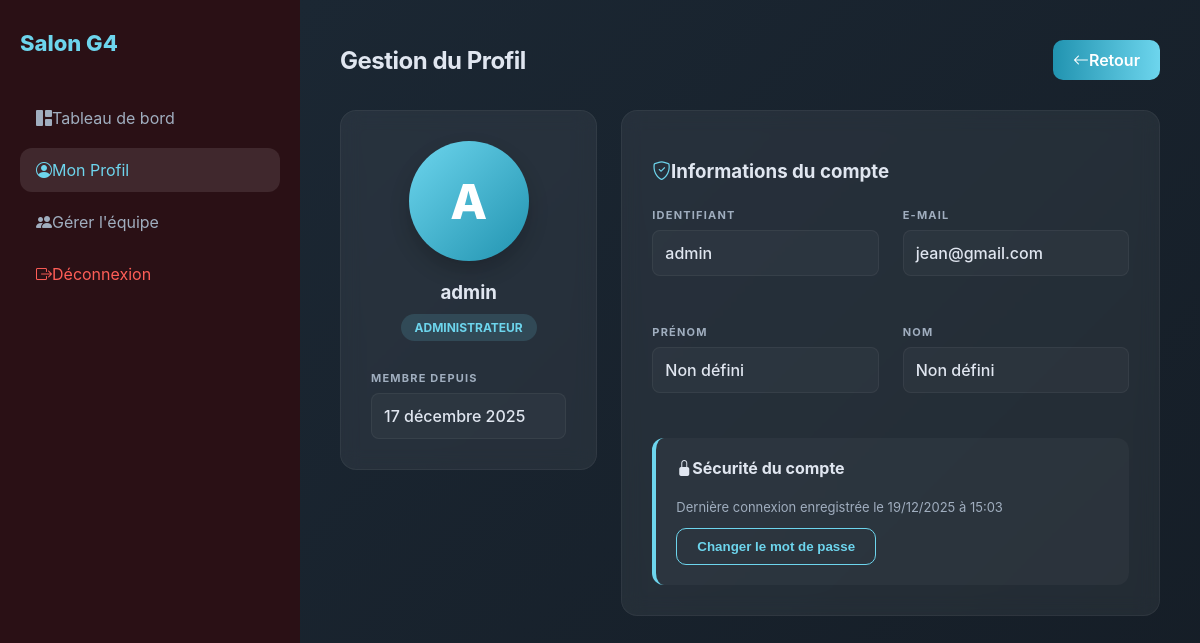
The app's page /utilisateur/ (signed in), older data.
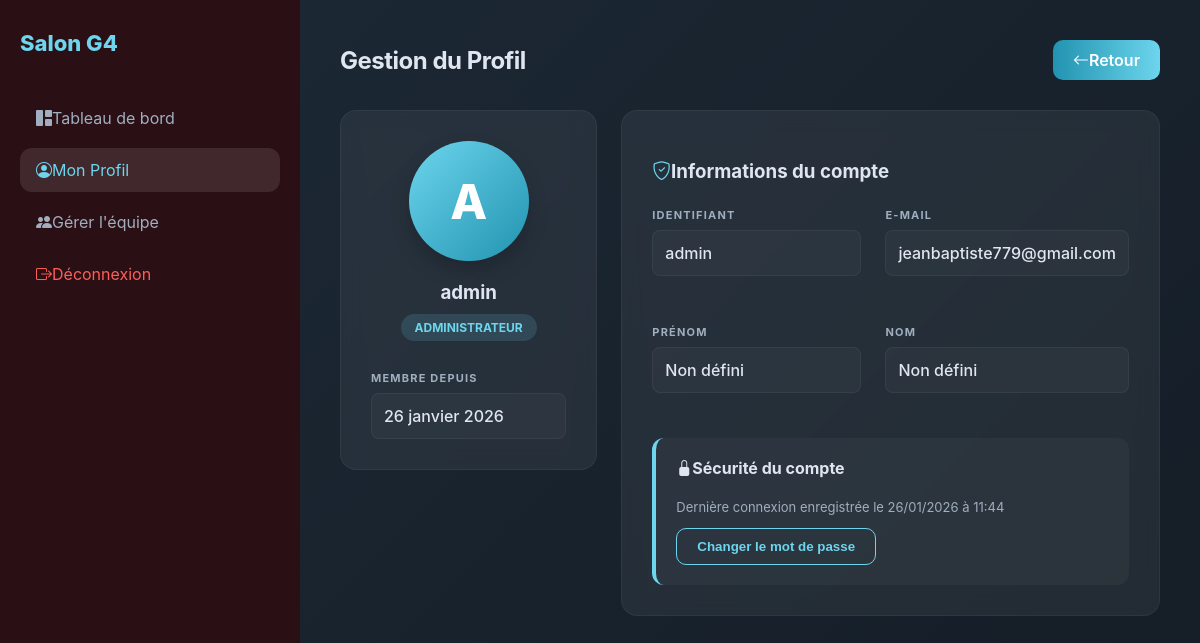
The same page, newer data.
### coiffure/models.py (models this page shows, shortened)
class User(AbstractUser):
    ROLE_CHOICES = [
        ('admin', 'Administrateur'),
        ('employe', 'Employé'),
        ('client', 'Client'),
    ]
    role = models.CharField(max_length=20, choices=ROLE_CHOICES, default='employe')

### coiffure/views.py (the view)
# urls.py: path('utilisateur/', views.utilisateur_profil, name='Utilisateur'),
@login_required
@staff_member_required
def utilisateur_profil(request):
    return render(request, 'coiffure/utilisateur.html', {
        'user': request.user
    })
    from django.contrib.auth.models import User

### coiffure/context_processors.py (called while the page is built)
def notifications(request):
    if request.user.is_authenticated:
        user_notifications = Notification.objects.filter(utilisateur=request.user)
        notifs_non_lues = user_notifications.filter(lu=False).count()
        notifications_recents = user_notifications.order_by('-date')[:5]
    else:
        notifications_recents = []
        notifs_non_lues = 0
    return {
        'notifications': notifications_recents,
        'notif_count': notifs_non_lues,  # <- renommer ici pour ton template
    }

### coiffure/templates/coiffure/utilisateur.html (shortened to what this page needs)
{% load static %}
<!DOCTYPE html>
<html lang="fr">
<head>
    <link href="https://cdn.jsdelivr.net/npm/bootstrap-icons@1.11.1/font/bootstrap-icons.css" rel="stylesheet">
</head>
<body>
<div class="app">
    <aside class="sidebar">
        <div class="brand">Salon G4</div>
        <nav class="side-nav">
            <a href="{% url 'tablebord' %}"><i class="bi bi-grid-1x2-fill me-3"></i> Tableau de bord</a>
            <a href="{% url 'Utilisateur' %}" class="active"><i class="bi bi-person-circle me-3"></i> Mon Profil</a>
            {% if request.user.is_superuser %}
            <a href="{% url 'liste_utilisateurs' %}"><i class="bi bi-people-fill me-3"></i> Gérer l'équipe</a>
            {% endif %}
            <a href="{% url 'logout' %}" style="margin-top: auto; color: #ff5e57;"><i class="bi bi-box-arrow-right me-3"></i> Déconnexion</a>
        </nav>
    </aside>
    <main class="main">
        <div class="topbar">
            <h2>Gestion du Profil</h2>
            <a href="{% url 'tablebord' %}" class="btn">
                <i class="bi bi-arrow-left me-2"></i> Retour
            </a>
        </div>
        <div class="grid">
            <div class="col-4">
                <div class="card" style="text-align: center;">
                    <div class="avatar-container">
                        <div class="avatar">{{ request.user.username|slice:":1"|upper }}</div>
                    </div>
                    <h3 style="margin: 0;">{{ request.user.username }}</h3>
                    <div class="role-badge">
                        {% if request.user.is_superuser %}Administrateur{% else %}Personnel{% endif %}
                    </div>
                    <div style="margin-top: 30px; text-align: left;">
                        <span class="info-label">Membre depuis</span>
                        <div class="info-value">{{ request.user.date_joined|date:"d F Y" }}</div>
                    </div>
                </div>
            </div>
            <div class="col-8">
                <div class="card">
                    <h3 style="margin-bottom: 25px;"><i class="bi bi-shield-check me-2" style="color:var(--accent)"></i>Informations du compte</h3>
                    <div class="grid" style="grid-template-columns: 1fr 1fr;">
                        <div class="info-group">
                            <span class="info-label">Identifiant</span>
                            <div class="info-value">{{ request.user.username }}</div>
                        </div>
                        <div class="info-group">
                            <span class="info-label">E-mail</span>
                            <div class="info-value">{{ request.user.email|default:"Non renseigné" }}</div>
                        </div>
                        <div class="info-group">
                            <span class="info-label">Prénom</span>
                            <div class="info-value">{{ request.user.first_name|default:"Non défini" }}</div>
                        </div>
                        <div class="info-group">
                            <span class="info-label">Nom</span>
                            <div class="info-value">{{ request.user.last_name|default:"Non défini" }}</div>
                        </div>
                    </div>
                    <div class="security-section">
                        <h4 style="margin-top: 0; font-size: 16px;"><i class="bi bi-lock-fill me-2"></i>Sécurité du compte</h4>
                        <p style="color: var(--muted); font-size: 13px;">Dernière connexion enregistrée le {{ request.user.last_login|date:"d/m/Y à H:i" }}</p>
                        <button class="btn" style="background: transparent; border: 1px solid var(--accent); color: var(--accent);">
                            Changer le mot de passe
                        </button>
                    </div>
                </div>
            </div>
        </div>
    </main>
</div>
</body>
</html>

Row changes from the older to the newer data that the page shows:
changed User "admin": user.date_joined "17 décembre 2025" → "26 janvier 2026"; user.email "jean@gmail.com" → "jeanbaptiste779@gmail.com"; user.last_login "19/12/2025 à 15:03" → "26/01/2026 à 11:44"
